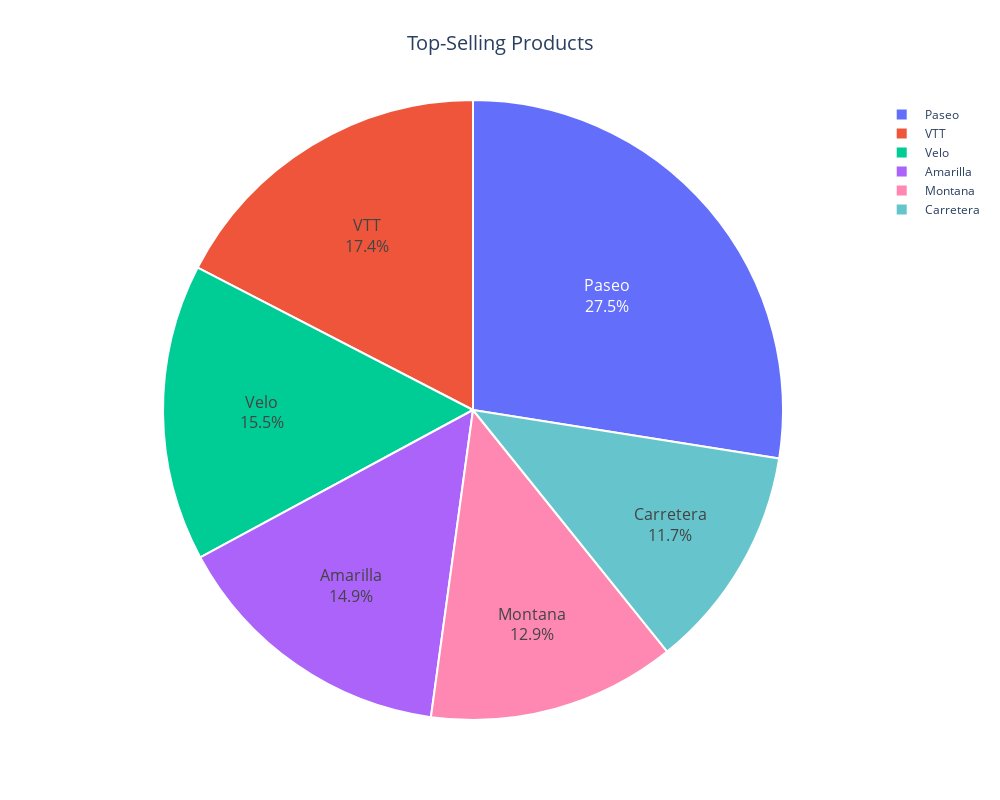

The code cell stored with this chart in its notebook:
### Code cell
fig = go.Figure(data=[go.Pie(
    labels=df['Product'],
    values=df['Sales'],
    hoverinfo='label+percent',
    textinfo='percent+label',
    textfont_size=16,
    marker=dict(colors=px.colors.qualitative.Pastel, line=dict(color='white', width=2))
)])

fig.update_layout(
    title=dict(
        text="Top-Selling Products",
        font=dict(size=20),
        x=0.5
    ),
    template='plotly_white',
    showlegend=True,
    width=1000,
    height=800
)

fig.show()

### Figure 1 — Plotly figure (JSON) as saved in the notebook; plotly's stock layout.template omitted (floating-point values rounded to 4 significant figures; data arrays with more than 128 entries replaced by an {"elided": "..."} marker saying what was removed)
{"data": [{"hoverinfo": "label+percent", "labels": {"elided": "695 str values"}, "marker": {"colors": ["rgb(102, 197, 204)", "rgb(246, 207, 113)", "rgb(248, 156, 116)", "rgb(220, 176, 242)", "rgb(135, 197, 95)", "rgb(158, 185, 243)", "rgb(254, 136, 177)", "rgb(201, 219, 116)", "rgb(139, 224, 164)", "rgb(180, 151, 231)", "rgb(179, 179, 179)"], "line": {"color": "white", "width": 2}}, "textfont": {"size": 16}, "textinfo": "percent+label", "type": "pie", "values": {"elided": "695 int values"}}], "layout": {"height": 800, "showlegend": true, "title": {"font": {"size": 20}, "text": "Top-Selling Products", "x": 0.5}, "width": 1000}}
